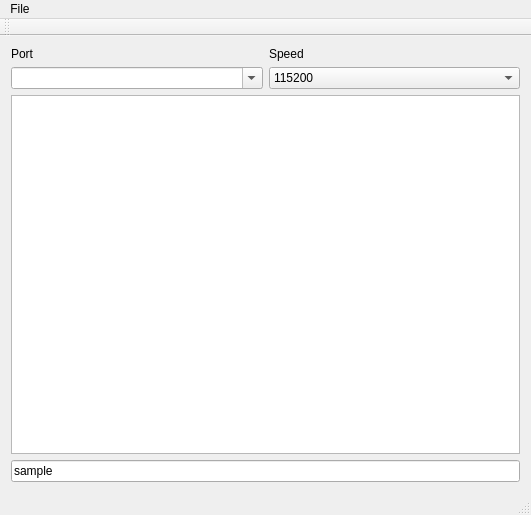
<?xml version="1.0" encoding="UTF-8"?>
<ui version="4.0">
 <class>MainWindow</class>
 <widget class="QMainWindow" name="MainWindow">
  <property name="geometry">
   <rect>
    <x>0</x>
    <y>0</y>
    <width>531</width>
    <height>515</height>
   </rect>
  </property>
  <property name="windowTitle">
   <string>MainWindow</string>
  </property>
  <widget class="QWidget" name="centralWidget">
   <layout class="QVBoxLayout" name="verticalLayout_4">
    <item>
     <layout class="QVBoxLayout" name="verticalLayout_3">
      <item>
       <layout class="QHBoxLayout" name="horizontalLayout">
        <item>
         <layout class="QVBoxLayout" name="verticalLayout">
          <item>
           <widget class="QLabel" name="label">
            <property name="text">
             <string>Port</string>
            </property>
           </widget>
          </item>
          <item>
           <widget class="QComboBox" name="comboBox_port">
            <property name="editable">
             <bool>true</bool>
            </property>
           </widget>
          </item>
         </layout>
        </item>
        <item>
         <layout class="QVBoxLayout" name="verticalLayout_2">
          <item>
           <widget class="QLabel" name="label_2">
            <property name="text">
             <string>Speed</string>
            </property>
           </widget>
          </item>
          <item>
           <widget class="QComboBox" name="comboBox_speed">
            <item>
             <property name="text">
              <string>115200</string>
             </property>
            </item>
            <item>
             <property name="text">
              <string>38400</string>
             </property>
            </item>
            <item>
             <property name="text">
              <string>9600</string>
             </property>
            </item>
           </widget>
          </item>
         </layout>
        </item>
       </layout>
      </item>
      <item>
       <widget class="QPlainTextEdit" name="plainTextEdit"/>
      </item>
     </layout>
    </item>
    <item>
     <widget class="QLineEdit" name="lineEdit">
      <property name="text">
       <string>sample</string>
      </property>
     </widget>
    </item>
   </layout>
  </widget>
  <widget class="QMenuBar" name="menuBar">
   <property name="geometry">
    <rect>
     <x>0</x>
     <y>0</y>
     <width>531</width>
     <height>19</height>
    </rect>
   </property>
   <widget class="QMenu" name="menuFILE">
    <property name="title">
     <string>File</string>
    </property>
    <addaction name="actionConnect"/>
    <addaction name="actionDisconnect"/>
    <addaction name="separator"/>
    <addaction name="actionSend"/>
   </widget>
   <addaction name="menuFILE"/>
  </widget>
  <widget class="QToolBar" name="mainToolBar">
   <attribute name="toolBarArea">
    <enum>TopToolBarArea</enum>
   </attribute>
   <attribute name="toolBarBreak">
    <bool>false</bool>
   </attribute>
  </widget>
  <widget class="QStatusBar" name="statusBar"/>
  <action name="actionConnect">
   <property name="text">
    <string>&amp;Connect</string>
   </property>
  </action>
  <action name="actionDisconnect">
   <property name="text">
    <string>&amp;Disconnect</string>
   </property>
  </action>
  <action name="actionSend">
   <property name="text">
    <string>send</string>
   </property>
  </action>
 </widget>
 <layoutdefault spacing="6" margin="11"/>
 <resources/>
 <connections/>
</ui>
